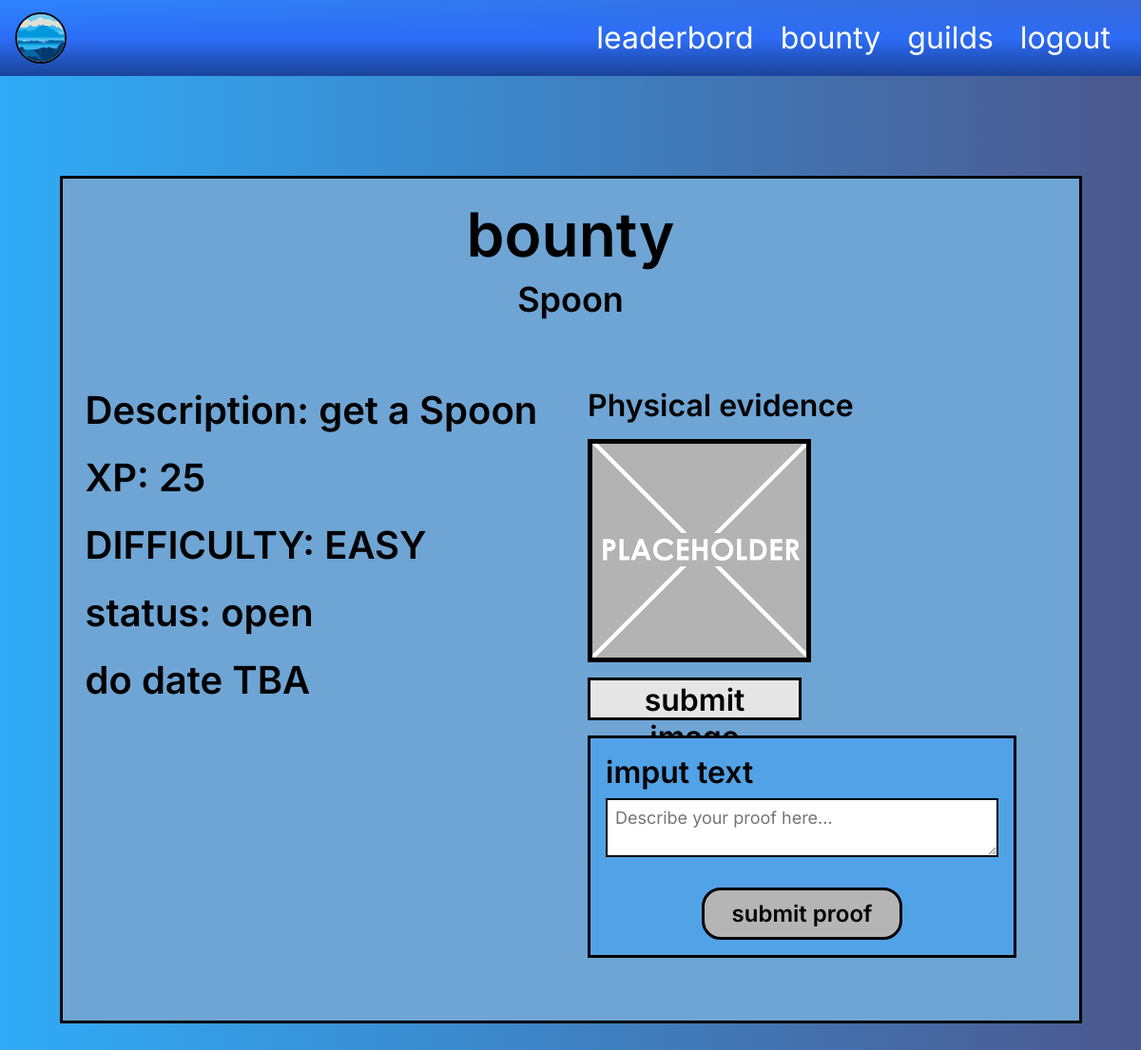
The app's page /bounty-detail.php?id=1 (signed in) with its own data.
### tables this page shows
CREATE TABLE IF NOT EXISTS `gdbb_users` (
  `id` int UNSIGNED NOT NULL AUTO_INCREMENT,
  `username` varchar(50) NOT NULL,
  `password_hash` varchar(255) NOT NULL,
  `role` enum('player','gm','admin') NOT NULL DEFAULT 'player',
  `is_admin` tinyint(1) NOT NULL DEFAULT '0',
  `xp` int UNSIGNED NOT NULL DEFAULT '0',
  `level` int UNSIGNED NOT NULL DEFAULT '1',
  `is_blocked` tinyint(1) NOT NULL DEFAULT '0',
  `created_at` timestamp NULL DEFAULT CURRENT_TIMESTAMP,
  `profile_picture` varchar(255) DEFAULT NULL,
  `profile_outline_color` varchar(20) NOT NULL DEFAULT '#000000',
  PRIMARY KEY (`id`),
  UNIQUE KEY `username` (`username`),
  KEY `gdbb_idx_users_role` (`role`)
);

CREATE TABLE IF NOT EXISTS `gdbb_bounties` (
  `id` int UNSIGNED NOT NULL AUTO_INCREMENT,
  `title` varchar(150) NOT NULL,
  `description` text NOT NULL,
  `difficulty` enum('easy','medium','hard') NOT NULL,
  `xp_reward` int UNSIGNED NOT NULL,
  `deadline` varchar(50) DEFAULT NULL,
  `status` enum('open','claimed','in_review','completed','rejected') NOT NULL DEFAULT 'open',
  `created_by_user_id` int UNSIGNED NOT NULL,
  `claimed_by_user_id` int UNSIGNED DEFAULT NULL,
  `created_at` timestamp NULL DEFAULT CURRENT_TIMESTAMP,
  `updated_at` timestamp NULL DEFAULT CURRENT_TIMESTAMP ON UPDATE CURRENT_TIMESTAMP,
  `expire_date` varchar(50) DEFAULT NULL,
  `reward_color` varchar(20) DEFAULT NULL,
  PRIMARY KEY (`id`),
  KEY `gdbb_idx_bounties_status` (`status`),
  KEY `gdbb_idx_bounties_deadline` (`deadline`),
  KEY `gdbb_idx_bounties_created_by` (`created_by_user_id`),
  KEY `gdbb_idx_bounties_claimed_by` (`claimed_by_user_id`)
);

### src/bootstrap.php (called while the page is built, shortened)
<?php
function getUserAvatarUrl(PDO $pdo, ?int $userId = null): string {
    $defaultAvatar = 'images/placeholder.png';
    $userId = (int)($userId ?? ($_SESSION['user_id'] ?? 0));
    try {
        $stmt = $pdo->prepare('SELECT profile_picture FROM gdbb_users WHERE id = ? LIMIT 1');
        $stmt->execute([$userId]);
        $user = $stmt->fetch();
        $avatarPath = trim((string)($user['profile_picture'] ?? ''));
        return $avatarPath !== '' ? $avatarPath : $defaultAvatar;
    } catch (PDOException $e) {
        return $defaultAvatar;
    }
}

### public/bounty-detail.php (the view, shortened to what this page needs)
<?php
require_once dirname(__DIR__) . '/src/bootstrap.php';
$userId = (int)$_SESSION['user_id'];
$avatarUrl = getUserAvatarUrl($pdo, $userId);
$bountyId = isset($_GET['id']) ? (int)$_GET['id'] : 0;
$bountyStmt = $pdo->prepare('SELECT id, title, description, xp_reward, difficulty, expire_date, status, reward_color FROM gdbb_bounties WHERE id = ? LIMIT 1');
$bountyStmt->execute([$bountyId]);
$bounty = $bountyStmt->fetch();
?>
<!DOCTYPE html>
<html lang="en">
<head>
    <link rel="stylesheet" href="../style.css">
</head>
<body class="bounty-detail-page">
    <header class="topbar">
        <a href="profile.php" class="brand-mark" aria-label="Go to profile">
            <img src="<?= htmlspecialchars($avatarUrl, ENT_QUOTES, 'UTF-8') ?>" alt="Profile picture">
        </a>
        <nav class="topnav">
            <a href="leaderboard.php">leaderbord</a>
            <a href="bounty.php">bounty</a>
            <a href="guilds.php">guilds</a>
            <a href="logout.php">logout</a>
        </nav>
    </header>
    <main class="detail-shell">
        <h1>bounty</h1>
        <h2><?= htmlspecialchars((string)($bounty['title'] ?? 'Untitled bounty'), ENT_QUOTES, 'UTF-8') ?></h2>
        <section class="detail-content">
            <div class="detail-details">
                <div>Description: <?= htmlspecialchars((string)($bounty['description'] ?? 'No description provided.'), ENT_QUOTES, 'UTF-8') ?></div>
                <div>XP: <?= (int)($bounty['xp_reward'] ?? 0) ?></div>
                <div>DIFFICULTY: <?= htmlspecialchars(strtoupper((string)($bounty['difficulty'] ?? 'hard')), ENT_QUOTES, 'UTF-8') ?></div>
                <div>status: <?= htmlspecialchars((string)($bounty['status'] ?? 'open'), ENT_QUOTES, 'UTF-8') ?></div>
                <div>do date <?= htmlspecialchars((string)($bounty['expire_date'] ?? 'TBA'), ENT_QUOTES, 'UTF-8') ?></div>
            </div>
            <div class="detail-evidence">
                <div class="detail-evidence-label">Physical evidence</div>
                <div class="detail-image-placeholder" id="proof-preview-wrapper">
                    <img id="proof-preview-image" class="detail-placeholder-image" src="images/placeholder.png" alt="Placeholder image">
                </div>
                <button class="detail-upload-button" type="button" onclick="document.getElementById('proof_photo_input').click()">submit image</button>
                <form method="post" enctype="multipart/form-data" class="detail-input-area">
                    <label for="proof_description">imput text</label>
                    <textarea id="proof_description" name="proof_description" placeholder="Describe your proof here..."></textarea>
                    <button class="detail-submit-button" type="submit" name="submit_proof" value="1">submit proof</button>
                </form>
            </div>
        </section>
    </main>
</body>
</html>

### style.css (style rules this page uses)
body { margin: 0; font-family: 'Inter', Arial, sans-serif; background: linear-gradient(90deg, rgb(48, 171, 247) 0%, rgb(76, 88, 142) 100%); color: #000000; --app-outline-color: #000000; }
.topbar { height: 80px; width: 100%; background: linear-gradient(180deg, rgba(45, 112, 255, 0.66) 0%, rgba(44, 108, 247, 0.98) 50%, #1B4399 100%); display: flex; align-items: center; justify-content: space-between; padding: 0 24px 0 16px; box-sizing: border-box; position: relative; }
.brand-mark { width: 50px; height: 50px; border-radius: 50%; background: #ffffff; border: 2px solid var(--app-outline-color); display: flex; align-items: center; justify-content: center; text-decoration: none; cursor: pointer; flex-shrink: 0; overflow: hidden; }
.brand-mark img { width: 100%; height: 100%; object-fit: cover; display: block; }
.topnav { display: flex; gap: 28px; align-items: center; margin-left: auto; padding-right: 8px; }
.topnav a { color: #ffffff; text-decoration: none; font-size: 32px; font-weight: 400; line-height: 1; white-space: nowrap; }
.bounty-detail-page { min-height: 100vh; background: linear-gradient(90deg, #30ABF7 0%, #4C588E 100%); padding-bottom: 40px; }
.detail-shell { max-width: 1075px; margin: 105px auto 0; min-height: 892px; background: #6FA5D4; border: 3px solid #000000; box-sizing: border-box; position: relative; overflow: hidden; padding: 20px 24px 36px; }
.detail-shell h1 { margin: 0; font-family: 'Inter', Arial, sans-serif; font-size: 64px; font-weight: 600; color: #000000; text-align: center; }
.detail-shell h2 { margin: 8px 0 0; font-family: 'Inter', Arial, sans-serif; font-size: 36px; font-weight: 600; color: #000000; text-align: center; }
.detail-content { margin-top: 70px; display: grid; grid-template-columns: 1fr 1fr; gap: 48px 36px; align-items: start; }
.detail-details { display: flex; flex-direction: column; gap: 22px; font-family: 'Inter', Arial, sans-serif; font-size: 40px; font-weight: 600; color: #000000; }
.detail-evidence { display: flex; flex-direction: column; gap: 16px; align-items: flex-start; }
.detail-evidence-label { font-family: 'Inter', Arial, sans-serif; font-size: 32px; font-weight: 600; color: #000000; }
.detail-image-placeholder { width: 225px; height: 225px; border: 5px solid #000000; display: flex; align-items: center; justify-content: center; background: #d9d9d9; overflow: hidden; }
.detail-placeholder-image, .detail-preview-image { width: 100%; height: 100%; object-fit: contain; display: block; }
.detail-upload-button { width: 225px; height: 45px; border: 3px solid #000000; background: #E5E5E5; font-family: 'Inter', Arial, sans-serif; font-size: 32px; font-weight: 600; color: #000000; cursor: pointer; }
.detail-input-area { width: 451px; min-height: 213px; background: #52A2E7; border: 3px solid #000000; box-sizing: border-box; padding: 16px; display: flex; flex-direction: column; gap: 8px; }
.detail-input-area label { font-family: 'Inter', Arial, sans-serif; font-size: 32px; font-weight: 600; color: #000000; }
.detail-input-area textarea { flex: 1; border: 2px solid #000000; padding: 8px; font-family: 'Inter', Arial, sans-serif; font-size: 18px; resize: vertical; }
.detail-submit-button { display: inline-block; margin: 24px auto 0; padding: 10px 29px; background: #B5B5B5; border: 3px solid #000000; border-radius: 20px; font-family: 'Inter', Arial, sans-serif; font-size: 24px; font-weight: 600; color: #000000; text-decoration: none; cursor: pointer; }
h1 { margin-top: 0; }
a { color: #0b6bb8; font-weight: 600; }

### records on screen
gdbb_users: profile_picture (picture)
gdbb_bounties: title "Spoon", description "get a Spoon", xp_reward "25", difficulty "EASY", status "open", expire_date "TBA"
